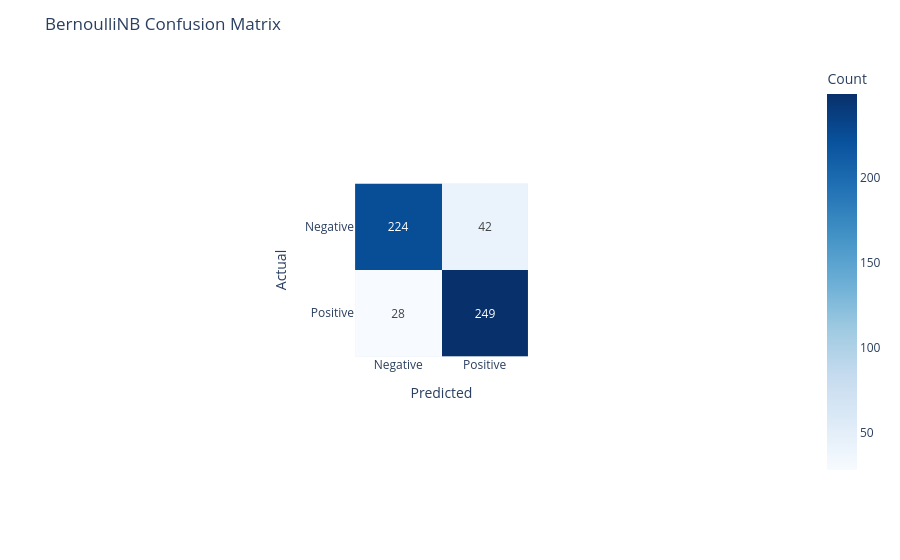
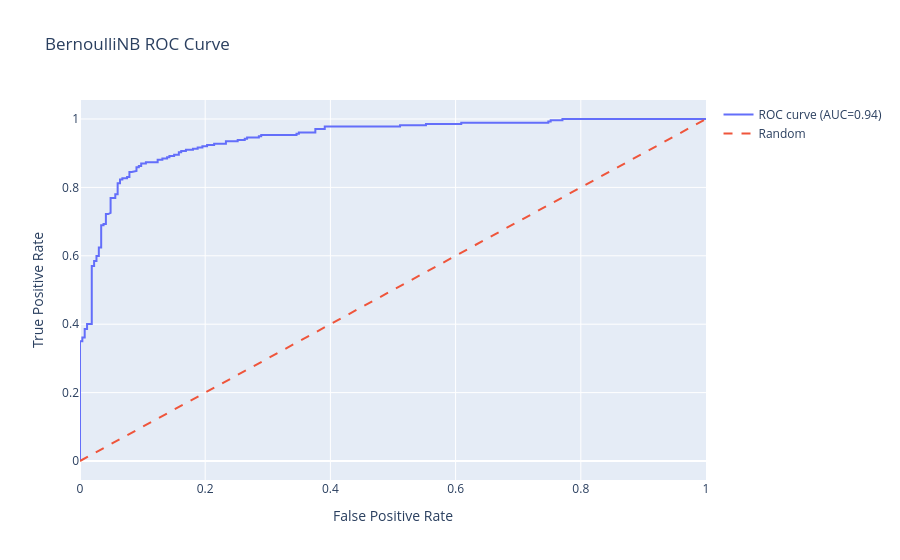
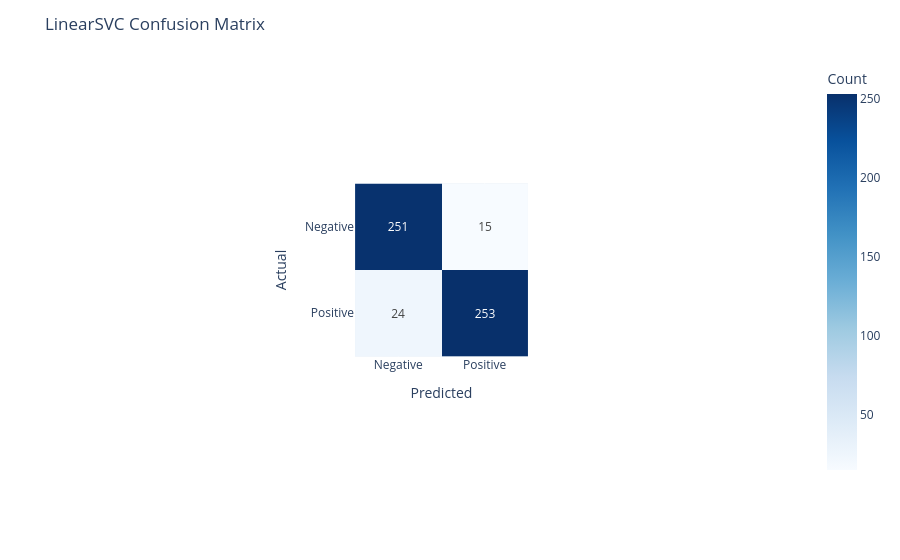
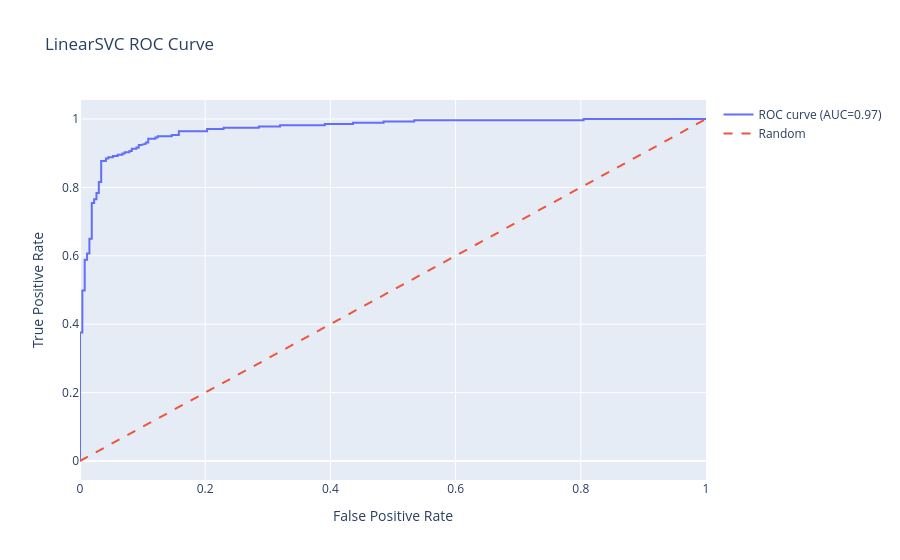

The cell these charts' notebook holds for them, in order:
### Code cell
# -----------------------------
# Advanced Twitter Sentiment Analysis - Full Outputs + Visualizations
# -----------------------------

# Step 1: Install libraries if not installed
# !pip install pandas scikit-learn matplotlib seaborn nltk plotly

# -----------------------------
# Step 2: Imports
# -----------------------------
import pandas as pd
import re
import matplotlib.pyplot as plt
import seaborn as sns
from collections import Counter
import plotly.express as px
import plotly.graph_objects as go
import numpy as np

from sklearn.feature_extraction.text import TfidfVectorizer
from sklearn.naive_bayes import BernoulliNB
from sklearn.linear_model import LogisticRegression
from sklearn.svm import LinearSVC
from sklearn.model_selection import GridSearchCV, cross_val_score
from sklearn.metrics import accuracy_score, classification_report, confusion_matrix, roc_curve, auc

import nltk
from nltk.corpus import stopwords
nltk.download('stopwords')

# -----------------------------
# Step 3: Load datasets
# -----------------------------
train_path = r'C:\Users\vigne\Downloads\archive\twitter_training.csv'
valid_path = r'C:\Users\vigne\Downloads\archive\twitter_validation.csv'

train_df = pd.read_csv(train_path)
valid_df = pd.read_csv(valid_path)

# -----------------------------
# Step 4: Rename columns & filter
# -----------------------------
train_df = train_df.rename(columns={train_df.columns[-1]: 'text', train_df.columns[2]: 'polarity'})
valid_df = valid_df.rename(columns={valid_df.columns[-1]: 'text', valid_df.columns[2]: 'polarity'})

train_df = train_df[train_df['polarity'].isin(['Positive','Negative'])]
valid_df = valid_df[valid_df['polarity'].isin(['Positive','Negative'])]

train_df['polarity'] = train_df['polarity'].map({'Negative':0, 'Positive':1})
valid_df['polarity'] = valid_df['polarity'].map({'Negative':0, 'Positive':1})

# -----------------------------
# Step 5: Text cleaning
# -----------------------------
stop_words = set(stopwords.words('english'))

def clean_text(text):
    text = str(text).lower()
    text = re.sub(r"http\S+|www\S+|https\S+", '', text)
    text = re.sub(r'\@\w+|\#','', text)
    text = re.sub(r'[^A-Za-z\s]', '', text)
    text = ' '.join([word for word in text.split() if word not in stop_words])
    return text

train_df['clean_text'] = train_df['text'].apply(clean_text)
valid_df['clean_text'] = valid_df['text'].apply(clean_text)

# -----------------------------
# Step 6: TF-IDF Vectorization
# -----------------------------
vectorizer = TfidfVectorizer(max_features=5000, ngram_range=(1,2))
X_train = vectorizer.fit_transform(train_df['clean_text'])
X_valid = vectorizer.transform(valid_df['clean_text'])

y_train = train_df['polarity']
y_valid = valid_df['polarity']

# -----------------------------
# Step 7: Train & Evaluate Models
# -----------------------------
def evaluate_model(model, name):
    # Train
    model.fit(X_train, y_train)
    y_pred = model.predict(X_valid)
    
    # Print normal outputs
    acc = accuracy_score(y_valid, y_pred)
    print(f"\n{name} Accuracy: {acc:.4f}")
    print(f"{name} Classification Report:\n", classification_report(y_valid, y_pred))
    
    # Confusion matrix - normal
    print(f"{name} Confusion Matrix:\n", confusion_matrix(y_valid, y_pred))
    
    # Confusion matrix - interactive
    cm = confusion_matrix(y_valid, y_pred)
    fig = px.imshow(cm, text_auto=True, color_continuous_scale='Blues',
                    labels=dict(x="Predicted", y="Actual", color="Count"),
                    x=['Negative','Positive'], y=['Negative','Positive'])
    fig.update_layout(title=f"{name} Confusion Matrix")
    fig.show()
    
    # ROC curve
    if hasattr(model, "predict_proba"):
        y_score = model.predict_proba(X_valid)[:,1]
    else:
        from sklearn.calibration import CalibratedClassifierCV
        clf = CalibratedClassifierCV(model)
        clf.fit(X_train, y_train)
        y_score = clf.predict_proba(X_valid)[:,1]
    
    fpr, tpr, thresholds = roc_curve(y_valid, y_score)
    roc_auc = auc(fpr, tpr)
    
    fig2 = go.Figure()
    fig2.add_trace(go.Scatter(x=fpr, y=tpr, mode='lines', name=f'ROC curve (AUC={roc_auc:.2f})'))
    fig2.add_trace(go.Scatter(x=[0,1], y=[0,1], mode='lines', name='Random', line=dict(dash='dash')))
    fig2.update_layout(title=f'{name} ROC Curve', xaxis_title='False Positive Rate', yaxis_title='True Positive Rate')
    fig2.show()
    
    return acc

accuracy_dict = {}

# BernoulliNB
bnb = BernoulliNB()
accuracy_dict['BernoulliNB'] = evaluate_model(bnb, "BernoulliNB")

# LinearSVC with GridSearch
svc_params = {'C':[0.1,1,10]}
svm_grid = GridSearchCV(LinearSVC(max_iter=2000, dual=False), svc_params, cv=3, scoring='accuracy')
svm_grid.fit(X_train, y_train)
best_svm = svm_grid.best_estimator_
accuracy_dict['LinearSVC'] = evaluate_model(best_svm, "LinearSVC")

# Logistic Regression with GridSearch
log_params = {'C':[0.1,1,10]}
log_grid = GridSearchCV(LogisticRegression(max_iter=500), log_params, cv=3, scoring='accuracy')
log_grid.fit(X_train, y_train)
best_log = log_grid.best_estimator_
accuracy_dict['LogisticRegression'] = evaluate_model(best_log, "LogisticRegression")

# -----------------------------
# Step 8: Accuracy Comparison - normal + interactive
# -----------------------------
# Normal
print("\nModel Accuracy Comparison:")
for k,v in accuracy_dict.items():
    print(f"{k}: {v:.4f}")

# Interactive bar
fig = px.bar(x=list(accuracy_dict.keys()), y=list(accuracy_dict.values()), 
             labels={'x':'Model','y':'Accuracy'}, text=list(accuracy_dict.values()))
fig.update_layout(title="Model Accuracy Comparison", yaxis=dict(range=[0,1]))
fig.show()

# -----------------------------
# Step 9: Positive vs Negative Bars
# -----------------------------
plt.figure(figsize=(6,4))
sns.countplot(x='polarity', data=train_df)
plt.xticks([0,1], ['Negative','Positive'])
plt.title("Training Data: Positive vs Negative Tweets")
plt.show()

plt.figure(figsize=(6,4))
sns.countplot(x='polarity', data=valid_df)
plt.xticks([0,1], ['Negative','Positive'])
plt.title("Validation Data: Positive vs Negative Tweets")
plt.show()

# -----------------------------
# Step 10: Top 15 Words - bar charts
# -----------------------------
def plot_top_words(df, label, title):
    words = ' '.join(df[df['polarity']==label]['clean_text']).split()
    most_common = Counter(words).most_common(15)
    words_list, counts = zip(*most_common)
    
    plt.figure(figsize=(8,4))
    sns.barplot(x=list(counts), y=list(words_list), palette="viridis")
    plt.title(title)
    plt.xlabel("Frequency")
    plt.show()

plot_top_words(train_df, 1, "Top 15 Words in Positive Tweets")
plot_top_words(train_df, 0, "Top 15 Words in Negative Tweets")

# -----------------------------
# Step 11: Feature Importance for Logistic Regression
# -----------------------------
feature_names = vectorizer.get_feature_names_out()
coef = best_log.coef_[0]
top_pos_idx = np.argsort(coef)[-10:]
top_neg_idx = np.argsort(coef)[:10]

plt.figure(figsize=(8,6))
plt.barh(feature_names[top_pos_idx], coef[top_pos_idx], color='green', label='Positive Influence')
plt.barh(feature_names[top_neg_idx], coef[top_neg_idx], color='red', label='Negative Influence')
plt.title("Top Influential Features - Logistic Regression")
plt.xlabel("Coefficient")
plt.legend()
plt.show()

# -----------------------------
# Step 12: Sample Predictions
# -----------------------------
sample_tweets = [
    "I love this product, it's amazing!",
    "I hate this service, very bad experience.",
    "The movie was okay, not too good or bad."
]

sample_vec = vectorizer.transform(sample_tweets)

print("\nSample Predictions:")
print("BernoulliNB:", bnb.predict(sample_vec))
print("LinearSVC:", best_svm.predict(sample_vec))
print("LogisticRegression:", best_log.predict(sample_vec))

### Figure 1 — Plotly figure (JSON) as saved in the notebook; plotly's stock layout.template omitted (floating-point values rounded to 4 significant figures)
{"data": [{"coloraxis": "coloraxis", "hovertemplate": "Predicted: %{x}<br>Actual: %{y}<br>Count: %{z}<extra></extra>", "name": "0", "texttemplate": "%{z}", "type": "heatmap", "x": ["Negative", "Positive"], "xaxis": "x", "y": ["Negative", "Positive"], "yaxis": "y", "z": [[224, 42], [28, 249]]}], "layout": {"autosize": true, "coloraxis": {"colorbar": {"title": {"text": "Count"}}, "colorscale": [[0, "rgb(247,251,255)"], [0.125, "rgb(222,235,247)"], [0.25, "rgb(198,219,239)"], [0.375, "rgb(158,202,225)"], [0.5, "rgb(107,174,214)"], [0.625, "rgb(66,146,198)"], [0.75, "rgb(33,113,181)"], [0.875, "rgb(8,81,156)"], [1, "rgb(8,48,107)"]]}, "margin": {"t": 60}, "title": {"text": "BernoulliNB Confusion Matrix"}, "xaxis": {"anchor": "y", "autorange": true, "constrain": "domain", "domain": [0.3804, 0.6196], "range": [-0.5, 1.5], "scaleanchor": "y", "title": {"text": "Predicted"}, "type": "category"}, "yaxis": {"anchor": "x", "autorange": true, "constrain": "domain", "domain": [0, 1], "range": [1.5, -0.5], "title": {"text": "Actual"}, "type": "category"}}}

### Figure 2 — Plotly figure (JSON) as saved in the notebook; plotly's stock layout.template omitted (floating-point values rounded to 4 significant figures)
{"data": [{"mode": "lines", "name": "ROC curve (AUC=0.94)", "type": "scatter", "x": [0, 0, 0, 0.003759, 0.003759, 0.007519, 0.007519, 0.01128, 0.01128, 0.01128, 0.0188, 0.0188, 0.0188, 0.0188, 0.02256, 0.02256, 0.02632, 0.02632, 0.03008, 0.03008, 0.03383, 0.03383, 0.03759, 0.03759, 0.04135, 0.04135, 0.04135, 0.04135, 0.04511, 0.04887, 0.04887, 0.05639, 0.05639, 0.06015, 0.06015, 0.06391, 0.06391, 0.06767, 0.06767, 0.07519, 0.07519, 0.07895, 0.07895, 0.08271, 0.09023, 0.09023, 0.09398, 0.09398, 0.09774, 0.09774, 0.1053, 0.1053, 0.1241, 0.1241, 0.1316, 0.1316, 0.1391, 0.1391, 0.1429, 0.1429, 0.1504, 0.1504, 0.1579, 0.1579, 0.1617, 0.1617, 0.1692, 0.1692, 0.1805, 0.1805, 0.188, 0.188, 0.1955, 0.1955, 0.203, 0.203, 0.2143, 0.2143, 0.2331, 0.2331, 0.2444, 0.2519, 0.2519, 0.2632, 0.2632, 0.2669, 0.2669, 0.2857, 0.2857, 0.2895, 0.2895, 0.3271, 0.3346, 0.3459, 0.3459, 0.3496, 0.3496, 0.3759, 0.3759, 0.391, 0.391, 0.5113, 0.5113, 0.5526, 0.5526, 0.609, 0.609, 0.7481, 0.7481, 0.7519, 0.7519, 0.7707, 0.7707, 1], "y": [0, 0.00361, 0.3502, 0.3502, 0.361, 0.361, 0.3863, 0.3863, 0.3935, 0.4007, 0.4007, 0.491, 0.4982, 0.5704, 0.5704, 0.5848, 0.5848, 0.5993, 0.5993, 0.6245, 0.6245, 0.6895, 0.6895, 0.6931, 0.6931, 0.7004, 0.7112, 0.722, 0.722, 0.7256, 0.769, 0.769, 0.7798, 0.7798, 0.8123, 0.8123, 0.8231, 0.8231, 0.8267, 0.8267, 0.8303, 0.8303, 0.8448, 0.8448, 0.8484, 0.8592, 0.8592, 0.8628, 0.8628, 0.87, 0.87, 0.8736, 0.8736, 0.8809, 0.8809, 0.8845, 0.8845, 0.8881, 0.8881, 0.8917, 0.8917, 0.8953, 0.8953, 0.9025, 0.9025, 0.9061, 0.9061, 0.9097, 0.9097, 0.9134, 0.9134, 0.917, 0.917, 0.9206, 0.9206, 0.9242, 0.9242, 0.9278, 0.9278, 0.935, 0.935, 0.935, 0.9386, 0.9386, 0.9422, 0.9422, 0.9458, 0.9458, 0.9495, 0.9495, 0.9531, 0.9531, 0.9531, 0.9531, 0.9567, 0.9567, 0.9603, 0.9603, 0.9711, 0.9711, 0.9783, 0.9783, 0.9819, 0.9819, 0.9856, 0.9856, 0.9892, 0.9892, 0.9928, 0.9928, 0.9964, 0.9964, 1, 1]}, {"line": {"dash": "dash"}, "mode": "lines", "name": "Random", "type": "scatter", "x": [0, 1], "y": [0, 1]}], "layout": {"autosize": true, "title": {"text": "BernoulliNB ROC Curve"}, "xaxis": {"autorange": true, "range": [0, 1], "title": {"text": "False Positive Rate"}, "type": "linear"}, "yaxis": {"autorange": true, "range": [-0.05556, 1.056], "title": {"text": "True Positive Rate"}, "type": "linear"}}}

### Figure 3 — Plotly figure (JSON) as saved in the notebook; plotly's stock layout.template omitted (floating-point values rounded to 4 significant figures)
{"data": [{"coloraxis": "coloraxis", "hovertemplate": "Predicted: %{x}<br>Actual: %{y}<br>Count: %{z}<extra></extra>", "name": "0", "texttemplate": "%{z}", "type": "heatmap", "x": ["Negative", "Positive"], "xaxis": "x", "y": ["Negative", "Positive"], "yaxis": "y", "z": [[251, 15], [24, 253]]}], "layout": {"autosize": true, "coloraxis": {"colorbar": {"title": {"text": "Count"}}, "colorscale": [[0, "rgb(247,251,255)"], [0.125, "rgb(222,235,247)"], [0.25, "rgb(198,219,239)"], [0.375, "rgb(158,202,225)"], [0.5, "rgb(107,174,214)"], [0.625, "rgb(66,146,198)"], [0.75, "rgb(33,113,181)"], [0.875, "rgb(8,81,156)"], [1, "rgb(8,48,107)"]]}, "margin": {"t": 60}, "title": {"text": "LinearSVC Confusion Matrix"}, "xaxis": {"anchor": "y", "autorange": true, "constrain": "domain", "domain": [0.3804, 0.6196], "range": [-0.5, 1.5], "scaleanchor": "y", "title": {"text": "Predicted"}, "type": "category"}, "yaxis": {"anchor": "x", "autorange": true, "constrain": "domain", "domain": [0, 1], "range": [1.5, -0.5], "title": {"text": "Actual"}, "type": "category"}}}

### Figure 4 — Plotly figure (JSON) as saved in the notebook; plotly's stock layout.template omitted (floating-point values rounded to 4 significant figures)
{"data": [{"mode": "lines", "name": "ROC curve (AUC=0.97)", "type": "scatter", "x": [0, 0, 0, 0, 0, 0, 0, 0, 0, 0.003759, 0.003759, 0.007519, 0.007519, 0.01128, 0.01128, 0.01504, 0.01504, 0.0188, 0.0188, 0.02256, 0.02256, 0.02632, 0.02632, 0.03008, 0.03008, 0.03383, 0.03383, 0.04135, 0.04135, 0.04511, 0.04511, 0.05263, 0.05263, 0.06015, 0.06015, 0.06767, 0.06767, 0.07143, 0.07143, 0.07895, 0.07895, 0.08271, 0.08271, 0.09023, 0.09023, 0.09398, 0.09398, 0.09774, 0.1053, 0.1053, 0.109, 0.109, 0.1203, 0.1203, 0.1241, 0.1241, 0.1466, 0.1466, 0.1579, 0.1579, 0.203, 0.203, 0.2293, 0.2293, 0.2857, 0.2857, 0.3195, 0.3195, 0.391, 0.391, 0.4361, 0.4361, 0.485, 0.485, 0.5338, 0.5338, 0.8045, 0.8045, 0.8271, 0.8346, 0.9135, 0.9211, 1], "y": [0, 0.00361, 0.1155, 0.1227, 0.1733, 0.1841, 0.231, 0.2383, 0.3755, 0.3755, 0.4982, 0.4982, 0.5884, 0.5884, 0.6065, 0.6065, 0.6498, 0.6498, 0.7545, 0.7545, 0.7653, 0.7653, 0.7834, 0.7834, 0.8159, 0.8159, 0.8773, 0.8773, 0.8845, 0.8845, 0.8881, 0.8881, 0.8917, 0.8917, 0.8953, 0.8953, 0.8989, 0.8989, 0.9025, 0.9025, 0.9061, 0.9061, 0.9134, 0.9134, 0.917, 0.917, 0.9242, 0.9242, 0.9278, 0.9314, 0.9314, 0.9422, 0.9422, 0.9458, 0.9458, 0.9495, 0.9495, 0.9531, 0.9531, 0.9639, 0.9639, 0.9711, 0.9711, 0.9747, 0.9747, 0.9783, 0.9783, 0.9819, 0.9819, 0.9856, 0.9856, 0.9892, 0.9892, 0.9928, 0.9928, 0.9964, 0.9964, 1, 1, 1, 1, 1, 1]}, {"line": {"dash": "dash"}, "mode": "lines", "name": "Random", "type": "scatter", "x": [0, 1], "y": [0, 1]}], "layout": {"autosize": true, "title": {"text": "LinearSVC ROC Curve"}, "xaxis": {"autorange": true, "range": [0, 1], "title": {"text": "False Positive Rate"}, "type": "linear"}, "yaxis": {"autorange": true, "range": [-0.05556, 1.056], "title": {"text": "True Positive Rate"}, "type": "linear"}}}
